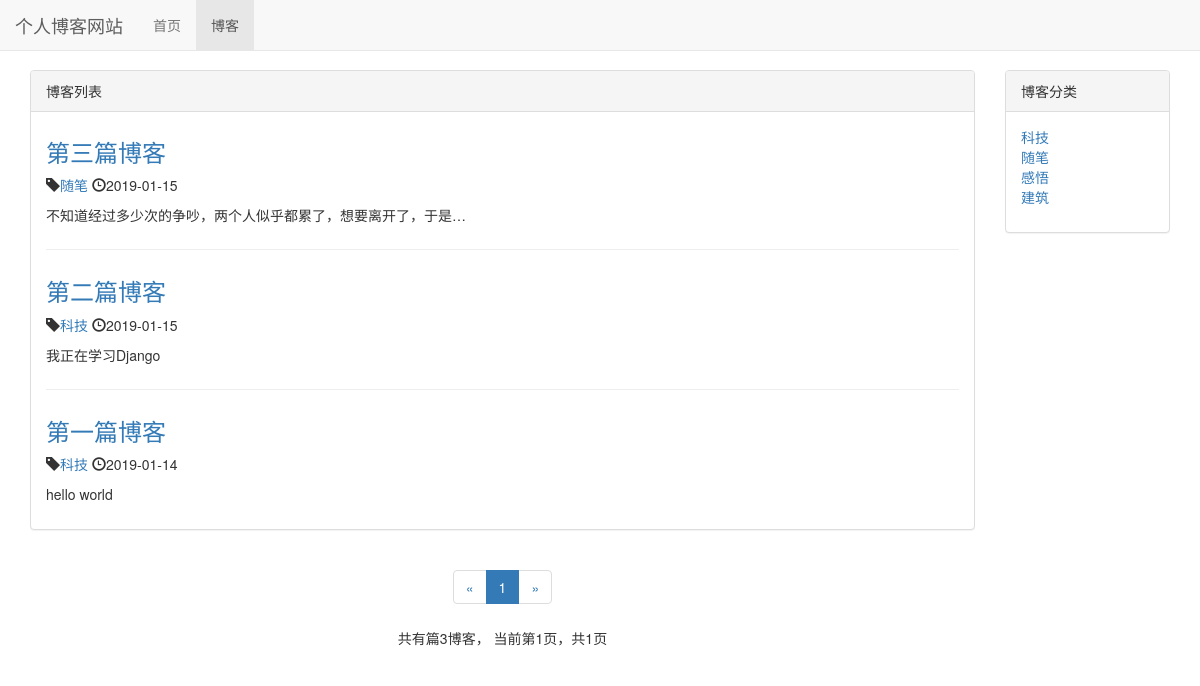
/blog/, run on an earlier commit of the app's database.
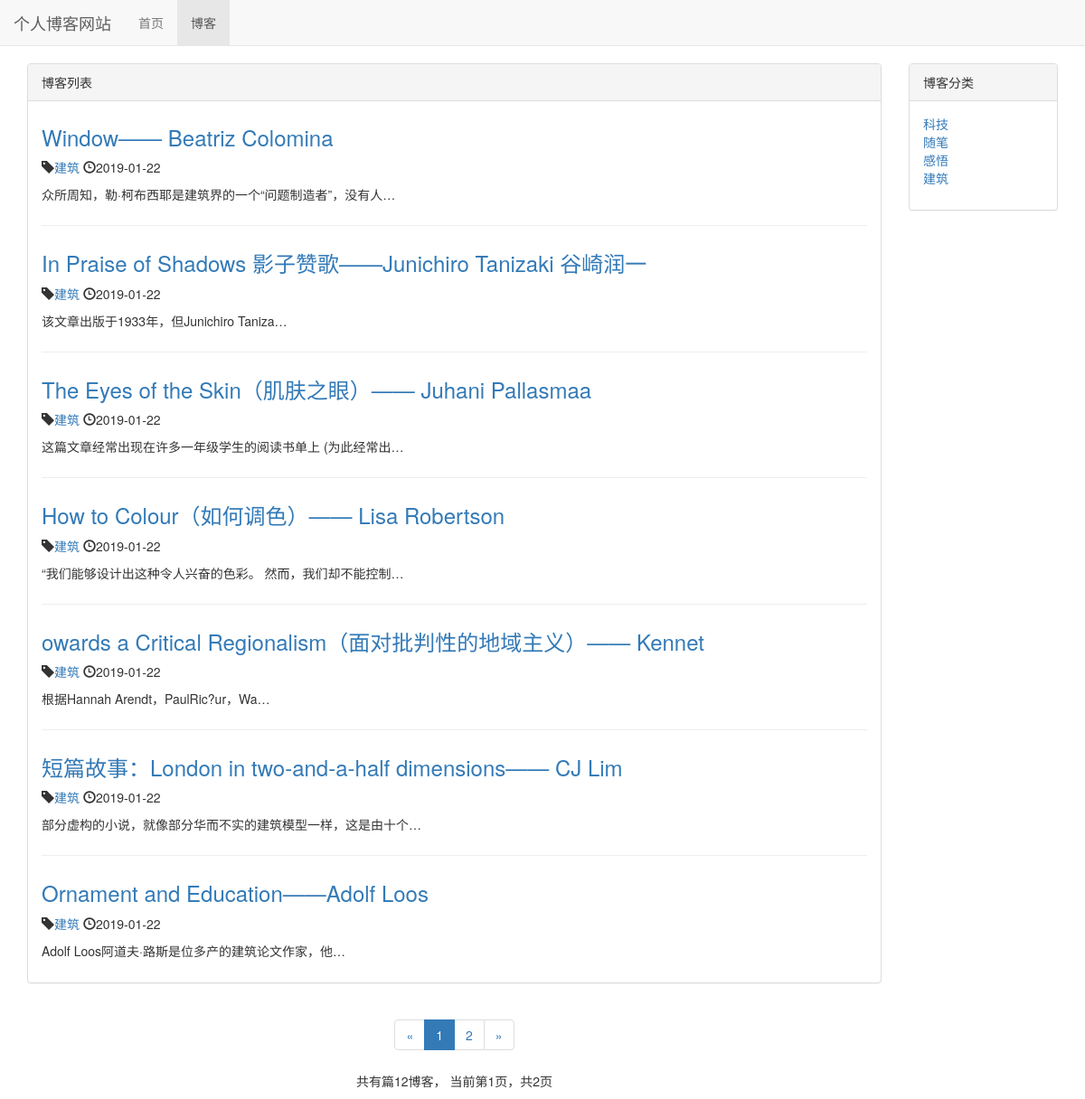
And on a later commit of the database.
### blog/models.py (models this page shows, shortened)
class Blog(models.Model):
    title = models.CharField(max_length=50)
    blog_type = models.ForeignKey(BlogType, default='', on_delete=models.DO_NOTHING)
    content = models.TextField()
    author = models.ForeignKey(User, on_delete=models.DO_NOTHING)
    created_time = models.DateTimeField(auto_now_add=True)
    last_updated_time = models.DateTimeField(auto_now_add=True)
    class Meta:
        ordering = ['-created_time']

class BlogType(models.Model):
    type_name = models.CharField(max_length=15)
    def __str__(self):
        return self.type_name

### blog/views.py (the view)
# urls.py: path('', views.blog_list, name="blog_list"),
def blog_list(request):
    blogs_all_list = Blog.objects.all()
    paginator = Paginator(blogs_all_list, settings.BLOG_NUMBER_OF_EACH_PAGE) #每2页进行分页
    page_num = request.GET.get('page', 1)  # 获取url的页面参数
    page_of_blogs = paginator.get_page(page_num)
    currenter_page_num = page_of_blogs.number #获取当前页码
    page_range = list(range(max(currenter_page_num-2, 1), currenter_page_num)) + \
                 list(range(currenter_page_num, min(currenter_page_num+2, paginator.num_pages)+1))
    if page_range[0] - 1 >= 2:
        page_range.insert(0, '...')
    if paginator.num_pages - page_range[-1] >= 2:
        page_range.append('...')
    if page_range[0] != 1:
        page_range.insert(0, 1)
    if page_range[-1] != paginator.num_pages:
        page_range.append(paginator.num_pages)
    context = {}
    context['blogs'] = page_of_blogs.object_list
    context['page_of_blogs'] = page_of_blogs
    context['page_range'] = page_range
    context['blog_types'] = BlogType.objects.all()
    return render_to_response('blog/blog_list.html', context)

### blog/templates/blog/blog_list.html (shortened to what this page needs)
{% extends 'base.html' %}
{% block nav_blog_active %}active{% endblock %}
{% load staticfiles %}
{% block header_extends %}
<link href="{% static 'blog/blog.css' %}" rel="stylesheet">
{% endblock %}
{% block content %}
<div class="container">
    <div class="row">
        <div class="col-xs-12 col-sm-8 col-md-9 col-lg-10">
            <div class="panel panel-default">
                <div class="panel-heading">{% block blog_list_title %}博客列表{% endblock %}
                </div>
                <div class="panel-body">
                    {% for blog in blogs %}
                    <div class="blog">
                        <h3><a href="{% url 'blog_detail' blog.pk %}">{{ blog.title }}</a></h3>
                        <p class="blog-info">
                            <span class="glyphicon glyphicon-tag"></span><a
                                href="{% url 'blogs_with_type' blog.blog_type.pk %}">{{ blog.blog_type }}</a>
                            <span class="glyphicon glyphicon-time"></span>{{ blog.created_time|date:"Y-m-d" }}
                        </p>
                        <p>{{ blog.content|truncatechars:30 }}</p>
                    </div>
                    {% empty %}
                    <div class="blog">
                        <h3>-- 暂无博客，敬请期待 --</h3>
                    </div>
                    {% endfor %}
                </div>
            </div>
            <div class="paginator">
                <ul class="pagination">
                    <li>
                        {% if page_of_blogs.has_previous %}
                            <a href="?page={{page_of_blogs.previous_page_number}}" aria-label="Previous">
                            <span aria-hidden="true">&laquo;</span>
                            </a>
                        {%else%}
                            <span aria-hidden="true">&laquo;</span>
                        {%endif%}
                    </li>
                    {% for page_num in page_range %}
                        {% if page_num == page_of_blogs.number %}
                            <li class="active"><a href="?page={{ page_num }}">{{ page_num }}</a></li>
                        {% else %}
                            {% if page_num == '...' %}
                                <li><span>{{ page_num }}</span></li>
                            {% else %}
                                <li><a href="?page={{ page_num }}">{{ page_num }}</a></li>
                            {% endif %}
                        {% endif %}
                    {% endfor%}
                    <li>
                        {% if page_of_blogs.has_next %}
                            <a href="?page={{page_of_blogs.next_page_number}}" aria-label="Next">
                                <span aria-hidden="true">&raquo;</span>
                            </a>
                        {%else%}
                            <span aria-hidden="true">&raquo;</span>
                        {%endif%}
                    </li>
                </ul>
                <p>
                    共有篇{{page_of_blogs.paginator.count}}博客，
                    当前第{{page_of_blogs.number}}页，共{{page_of_blogs.paginator.num_pages}}页
                </p>
            </div>
        </div>
        <div class="hidden-xs col-sm-4 col-md-3 col-lg-2">
            <div class="panel panel-default">
                <div class="panel-heading">博客分类</div>
                <div class="panel-body">
                    <ul class="blog-types">
                        {% for blog_type in blog_types %}
                        <li><a href="{% url 'blogs_with_type' blog_type.pk %}">{{ blog_type.type_name }}</a></li>
                        {% empty %}
                        <li>暂无分类</li>
                        {% endfor %}
                    </ul>
                </div>
            </div>
        </div>
    </div>
</div>
{% endblock %}

What changed in the data, as far as the page shows it:
no longer on this page (row unchanged): Blog: title "第三篇博客", blog_type "随笔", created_time "2019-01-15", content "不知道经过多少次的争吵，两个人似乎都累了，想要离开了，于是…"
no longer on this page (row unchanged): Blog: title "第二篇博客", blog_type "科技", created_time "2019-01-15", content "我正在学习Django"
no longer on this page (row unchanged): Blog: title "第一篇博客", blog_type "科技", created_time "2019-01-14", content "hello world"
added Blog: title "Window—— Beatriz Colomina", blog_type "建筑", created_time "2019-01-22", content "众所周知，勒·柯布西耶是建筑界的一个“问题制造者”，没有人…"
added Blog: title "In Praise of Shadows 影子赞歌——Junichiro Tanizaki 谷崎润一", blog_type "建筑", created_time "2019-01-22", content "该文章出版于1933年，但Junichiro Taniza…"
added Blog: title "The Eyes of the Skin（肌肤之眼）—— Juhani Pallasmaa", blog_type "建筑", created_time "2019-01-22", content "这篇文章经常出现在许多一年级学生的阅读书单上 (为此经常出…"
added Blog: title "How to Colour（如何调色）—— Lisa Robertson", blog_type "建筑", created_time "2019-01-22", content "“我们能够设计出这种令人兴奋的色彩。 然而，我们却不能控制…"
added Blog: title "owards a Critical Regionalism（面对批判性的地域主义）—— Kennet", blog_type "建筑", created_time "2019-01-22", content "根据Hannah Arendt，PaulRic?ur，Wa…"
added Blog: title "短篇故事：London in two-and-a-half dimensions—— CJ Lim", blog_type "建筑", created_time "2019-01-22", content "部分虚构的小说，就像部分华而不实的建筑模型一样，这是由十个…"
added Blog: title "Ornament and Education——Adolf Loos", blog_type "建筑", created_time "2019-01-22", content "Adolf Loos阿道夫·路斯是位多产的建筑论文作家，他…"
Also different on the page:
{{ page_of_blogs.paginator.count }}: "3" → "12"
{{ page_of_blogs.paginator.num_pages }}: "1" → "2"
new list line: "2"
